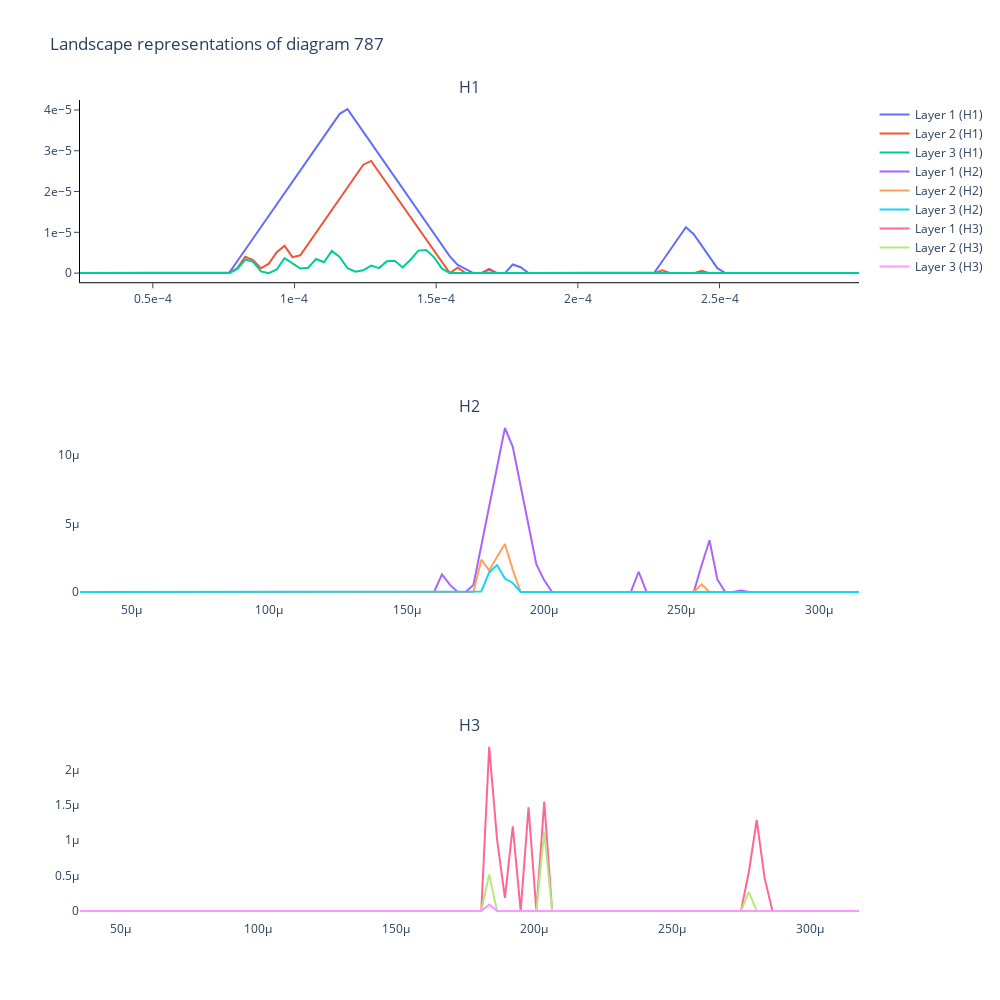

The notebook cell this image was saved under:
### Markdown cell above
#### Landscape

### Code cell
import gtda.curves
import gtda.diagrams
import gtda.plotting

landscape = gtda.diagrams.PersistenceLandscape(n_layers = 3)
landscapes = landscape.fit_transform(diagrams)
landscape_fig = landscape.plot(landscapes, sample = 787)
landscape_fig.update_layout(width = 1000, height = 1000)
display(landscape_fig)
landscape_fig.write_image(file = f"features/landscape.svg", format = "svg")
